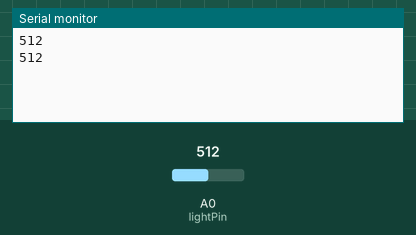
Bench run of a sketch on a simulated Arduino Uno, built with avr-gcc and run on an emulated ATmega328P. Parts: the last lines printed to the serial monitor. The test bench sets the inputs (shaded band); at power-on: A0 (lightPin) = 512.

Above: at 1.8 s.
1.9 s: A0 (lightPin) set to 716
At 2.8 s:
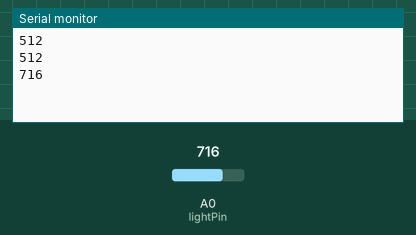
3.4 s: A0 (lightPin) set to 900
At 4.7 s:
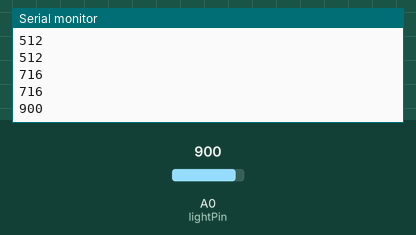
Timing chart, 0 to 6.4 s (numbered marks = the images above; inputs shaded):
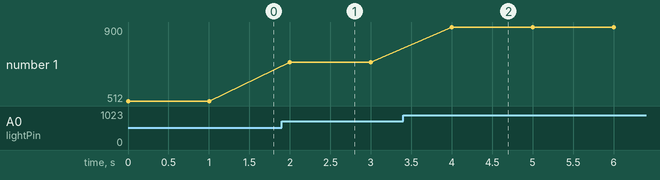

The sketch:

photoResistor.ino
```cpp
int lightPin = 0;

void setup(){
    Serial.begin(9600);
}

void loop(){
    int inputValue = analogRead(lightPin);

    Serial.println(inputValue);

    delay(1000);
}
```

Measured:
- after the input at 1.9 s, the serial monitor: prints a new line after 0.10 s (image 1)
- after the input at 3.4 s, the serial monitor: prints a new line after 0.60 s (image 2)
- plotted number 1: 512 → 716 after the input at 1.9 s, 716 → 900 after the input at 3.4 s
